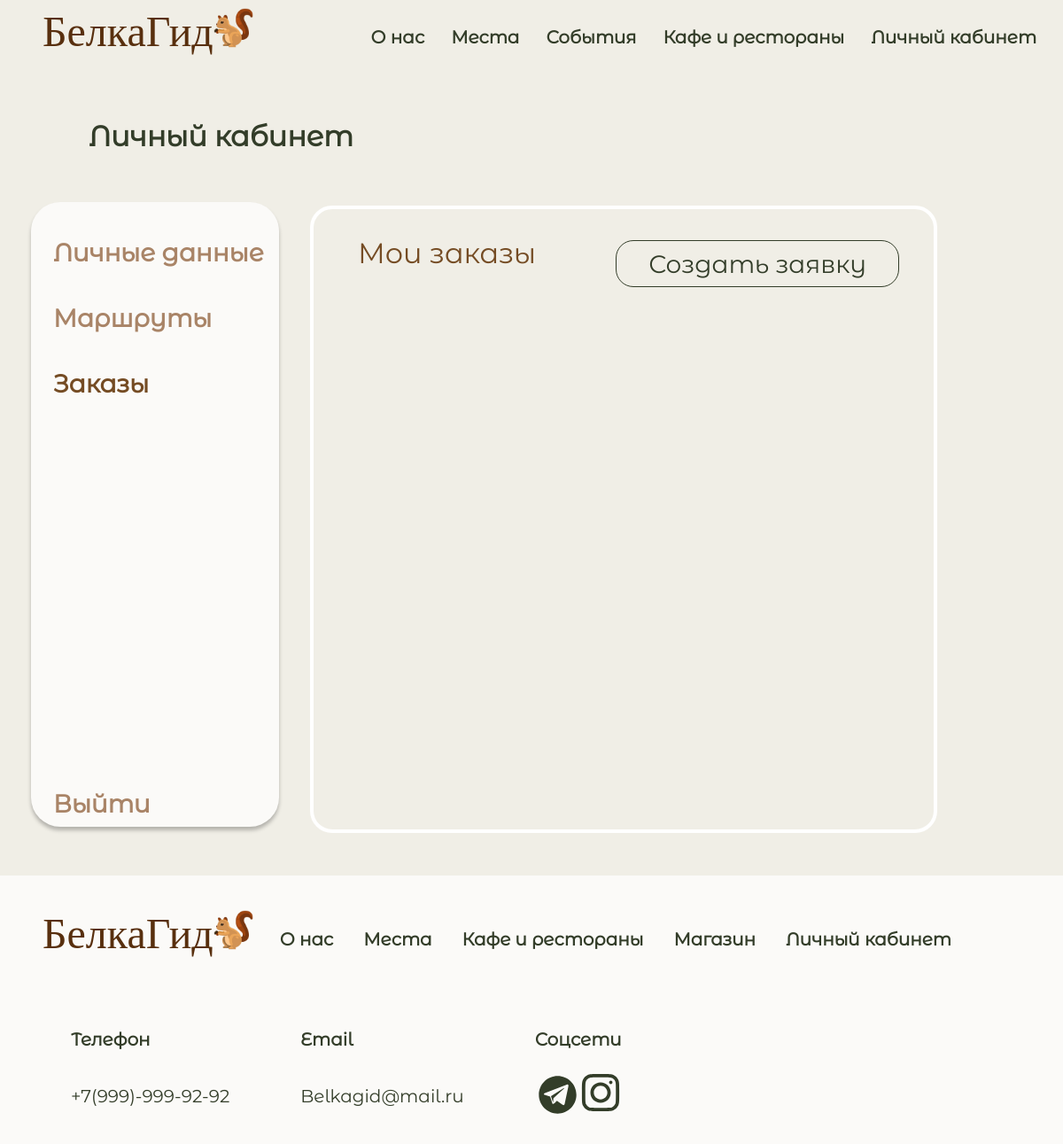
The page /profile/orders (signed in) on the database as committed earlier.
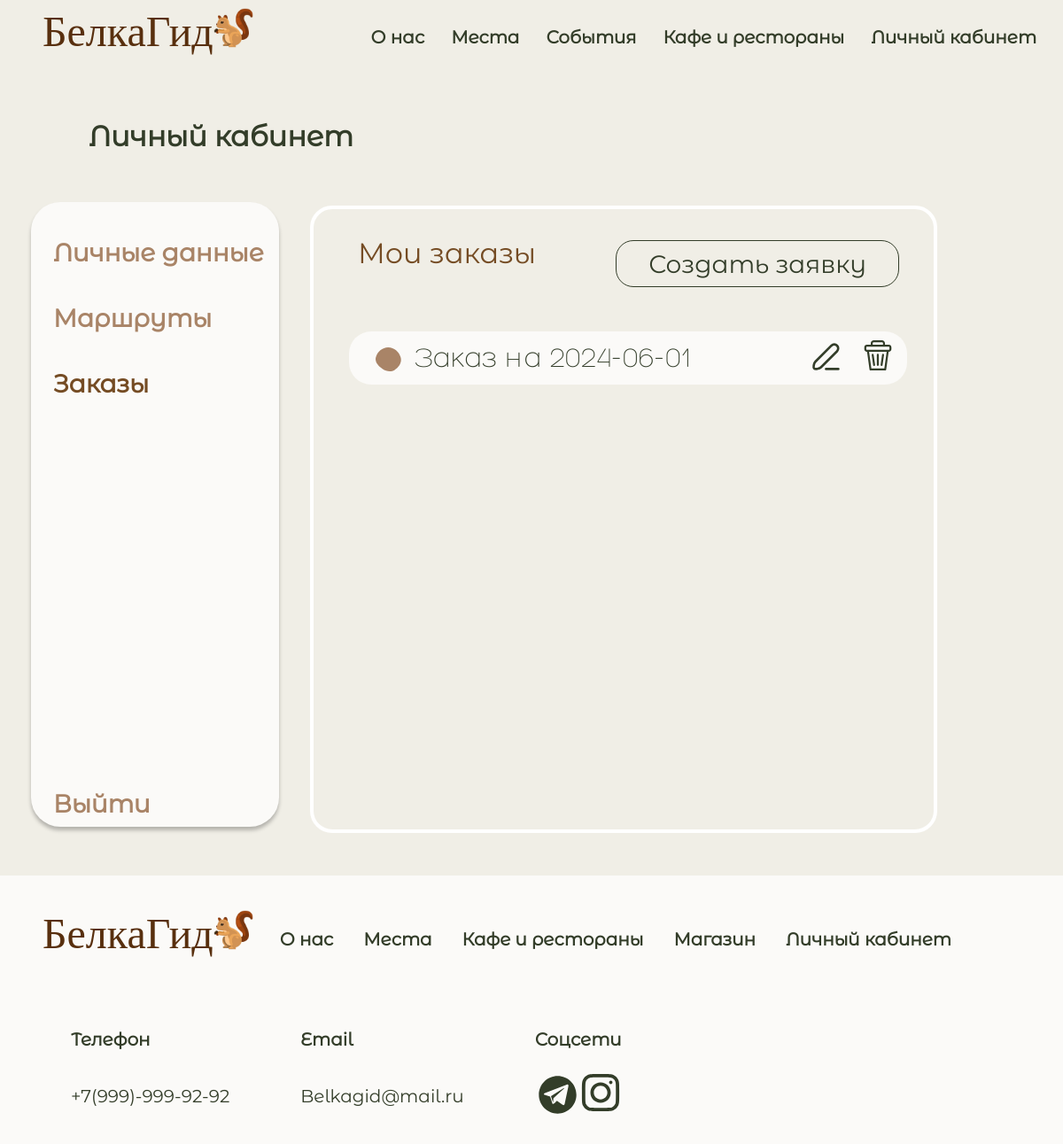
The same page on the database as committed later.
### belka/models.py (models this page shows)
class Order(models.Model):
    route = models.ForeignKey(Route, on_delete=models.CASCADE)
    date = models.DateField()
    persons = models.IntegerField()
    gid = models.IntegerField(default=-1)
    comments = models.TextField(default="")
    ordered_user = models.IntegerField(default=0)
    def __str__(self):
        return "Заказ на " + str(self.date)

### belka/views.py (the view)
# urls.py: path('profile/orders', profile_orders_page),
@login_required
def profile_orders_page(request):
    orders = Order.objects.filter(ordered_user=request.user.id)
    context = {
        'orders': orders,
    }
    return render(request, "zakazi.html", context)

### templates/zakazi.html (shortened to what this page needs)
{% load static %}
<!DOCTYPE html>
<html>
<head>
    <link rel="stylesheet" href="{% static 'css/main.css' %}">
    <link rel="stylesheet" href="{% static 'css/main1.css' %}">
    <link rel="stylesheet" href="{% static 'css/main2.css' %}">
    <link rel="stylesheet" href="{% static 'css/main3.css' %}">
    <link rel="stylesheet" href="{% static 'css/main4.css' %}">
</head>
<body>
<div class="wrapper">
    <div class="content">
        <header>
            <div class="headermenu">
                <div class="logo">
                    <div class="logotype">
                        <div class="nazvanie"><a href="/">БелкаГид</a></div>
                        <a href="/"><img class="imgbelka" src="{% static 'img/белка.png' %}" alt="" width="55"
                             height="55"></a>
                    </div>
                    <div class="menu">
                        <a href="../about">О нас</a>
                        <a href="../places">Места</a>
                        <a href="../events">События</a>
                        <a href="../cafe">Кафе и рестораны</a>
                        <a href="../profile">Личный кабинет</a>
                    </div>
                </div>
            </div>
        </header>
        <div class="dannie">
            <div class="namekab">
                <h1>Личный кабинет</h1>
            </div>
            <div class="smallmenu">
                <a href="../profile/info">Личные данные</a>
                <a href="../profile/routes">Маршруты</a>
                <a href="../profile/orders" style="color: #754C24;">Заказы</a>
                <a href="../logout" style='margin-top:400px;'>Выйти</a>
            </div>
            <div class="zakazi">
                <div class="namezakaz">
                    <h1>Мои заказы</h1>
                    <a href="../profile/orders/create">
                        <button onclick="#" class="buttoncreate" type="submit">Создать заявку</button>
                    </a>
                </div>
                {% for personal_order in orders %}
                <div class="zakaz">
                    <p>{{ personal_order }}</p>
                </div>
                {% endfor %}
            </div>
            <div class="footer">
                <div class="logo">
                    <div class="logotype">
                        <div class="nazvanie"><a href="/">БелкаГид</a></div>
                        <a href="/"><img class="imgbelka" src="{% static 'img/белка.png' %}" alt="" width="55"
                             height="55"></a>
                    </div>
                    <div class="footermenu">
                        <a href="../about">О нас</a>
                        <a href="../places">Места</a>
                        <a href="../cafe">Кафе и рестораны</a>
                        <a href="../shop">Магазин</a>
                        <a href="../profile">Личный кабинет</a>
                    </div>
                </div>
                <div class="logo">
                    <div class="svyz">
                        <h1>Телефон</h1>
                        <h2>+7(999)-999-92-92</h2>
                    </div>
                    <div class="svyz">
                        <h1>Email</h1>
                        <h2>Belkagid@mail.ru</h2>
                    </div>
                    <div class="svyz">
                        <h1>Соцсети</h1>
                        <div class="managers">
                        </div>
                    </div>
                </div>
            </div>
</body>
</html>

Rows that differ between the two databases and show on the page:
added Order: date "Заказ на 2024-06-01"
